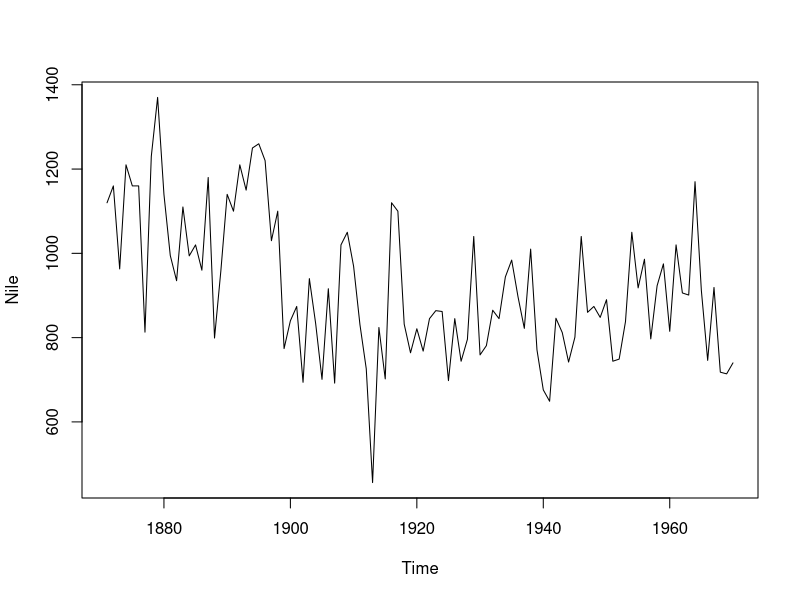
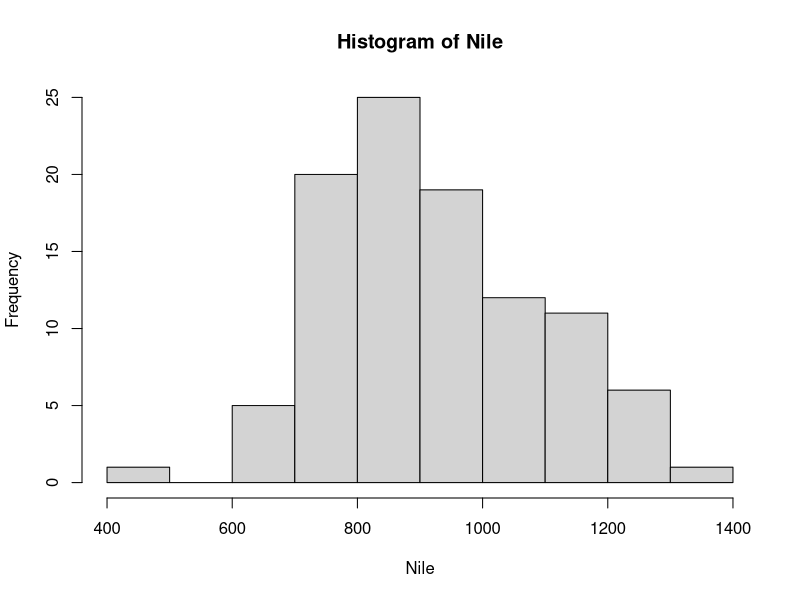
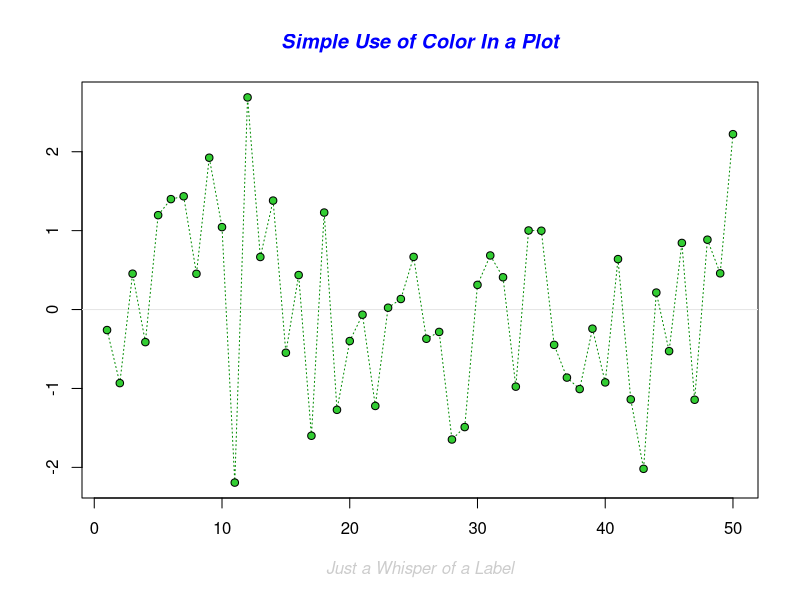
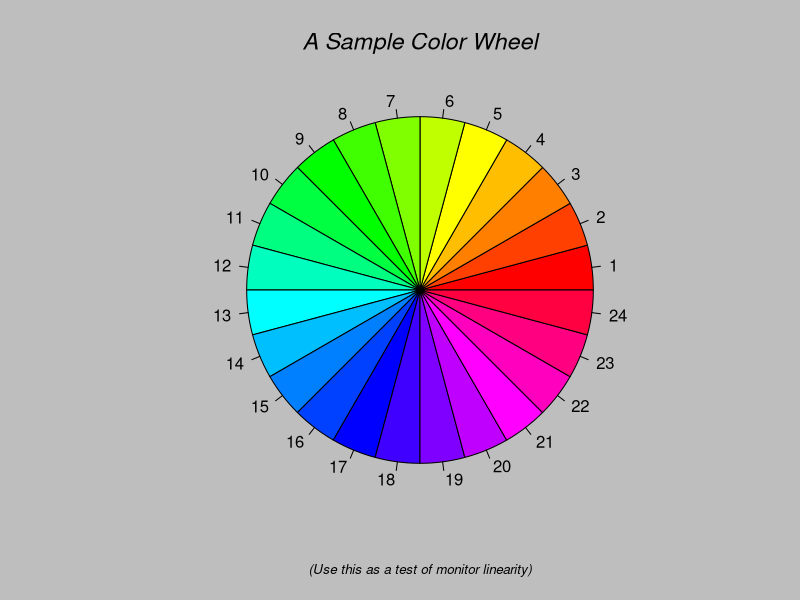
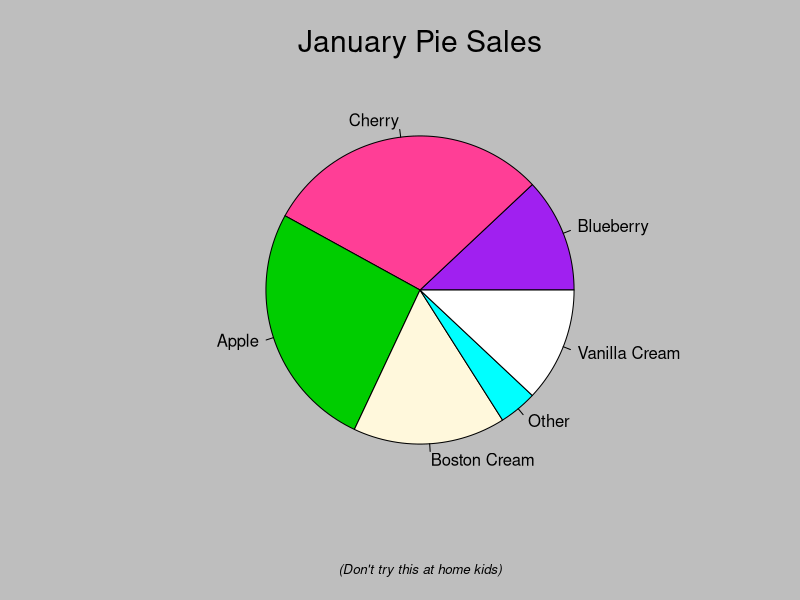
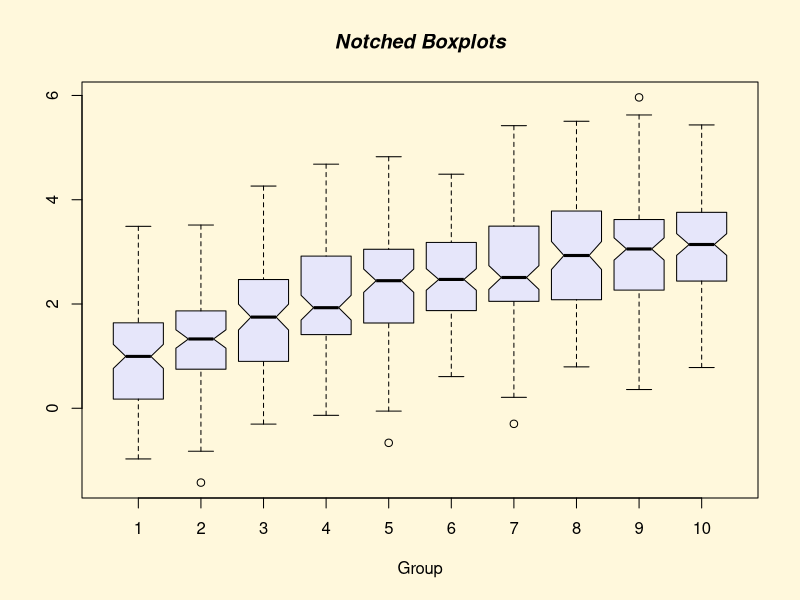
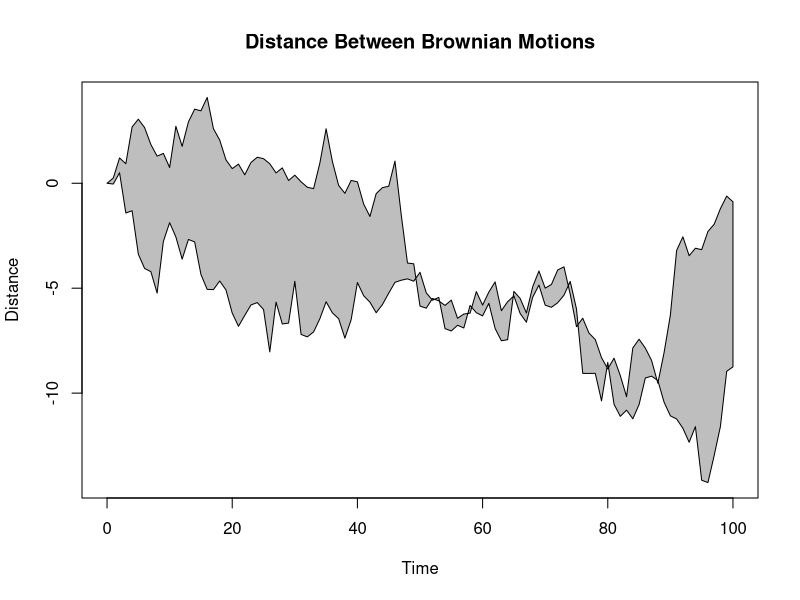
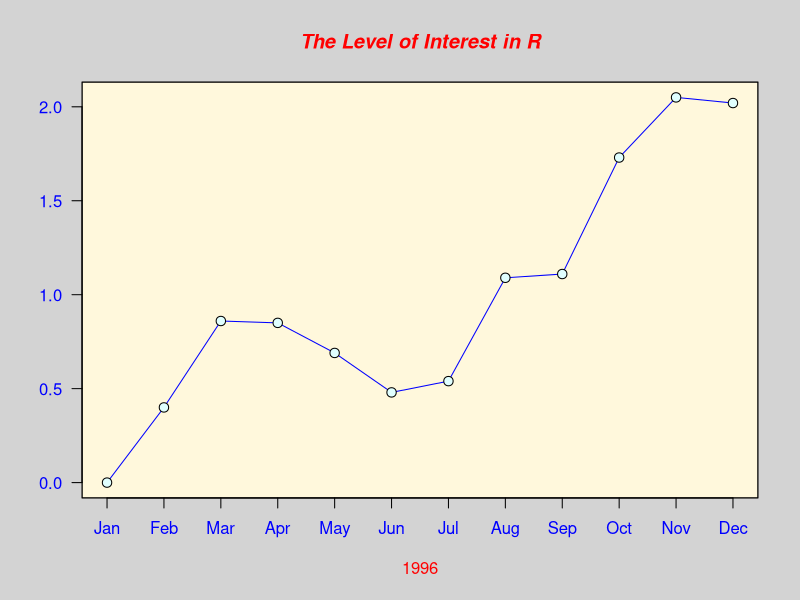

These figures' R source, in order:
## Code for lecture 1

# Simple example of a sequence
x <- seq(1, 7, by = 2)
x

# Some simple commands - add 2 and 2
2 + 2

# Create 7 random numbers between 0 and 1
runif(7)

# Use of concatenate
x <- c(1, 2, 4)

# Display the content of x
x

# Show that both <- and = are valid to assign a value to a name
z <- 2 + 2
z = 2 + 2

# Access parts of x with square brackets
x[3]
x[2:3]

# Find the sum of x and store it
sum(x)

y <- sum(x)
y

# Add multiple functions together
z <- log(sum(x))
z

# Look at some data sets
data()

Nile
help(Nile)
mean(Nile)
plot(Nile)
hist(Nile)

# Get help
help(sum)
help.search('standard deviation')
?mean
??"standard deviation"

# More useful help-like functions
example(mean)
demo(graphics)

demo()

# Oddcount function
oddcount <- function(x) {
  # Set k to be 0
  k <- 0 
  for(n in x) {
    # %% finds remainder on division
    if(n %% 2 == 1) k <- k + 1 
    }
  return(k)
  }

oddcount(c(1,3,5))
oddcount(c(1,2,3,7,9))


